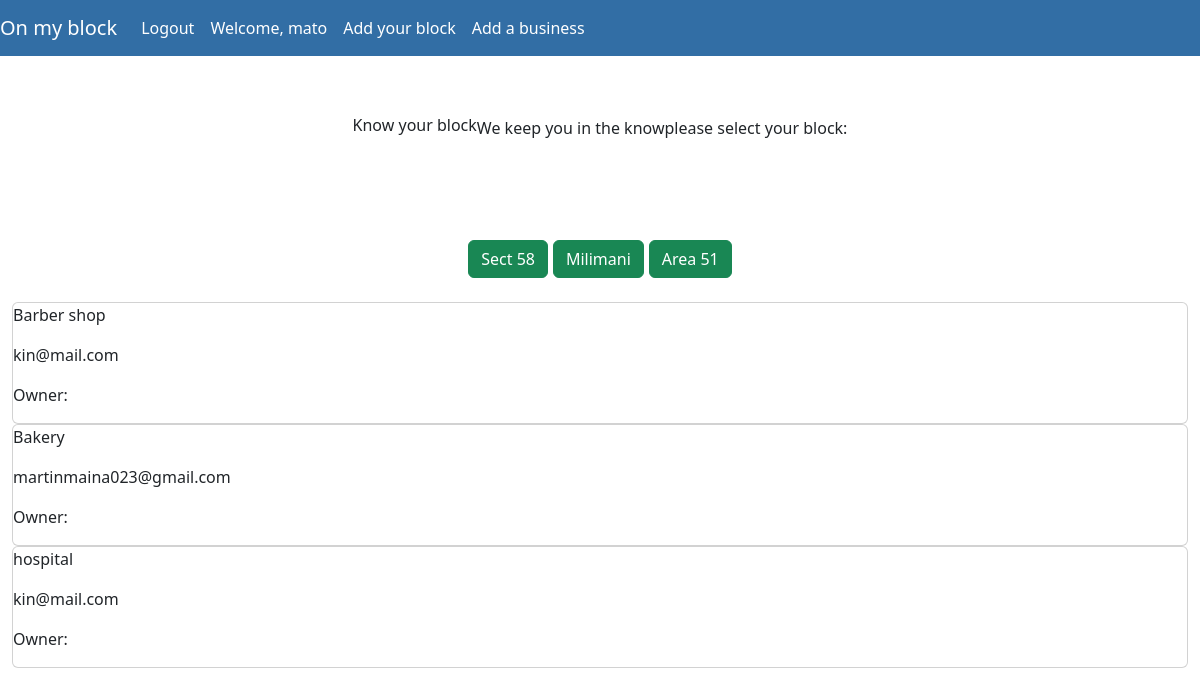
The page / (signed in) on the database its author committed.
### news/models.py (models this page shows, shortened)
class Neighbourhood(models.Model):
    neighbourhood_name = models.CharField(max_length=15)
    neighbourhood_location = models.CharField(max_length=15)
    occupants_count = models.IntegerField()
    admin = models.ForeignKey(Admin,on_delete=models.CASCADE)

class Business(models.Model):
    business_name = models.CharField(max_length=30)
    user = models.ForeignKey(User,on_delete=models.CASCADE)
    neighbourhood_name = models.ForeignKey(Neighbourhood,on_delete=models.CASCADE)
    business_email = models.EmailField()
    business_image = CloudinaryField("businessimage")

### news/views.py (the view)
# urls.py: path('', views.home, name="home"),
def home(request):
	date = dt.date.today()
	business = Business.objects.all()
	neighbourhood = Neighbourhood.objects.all()
	context={
		'date':date,
		'business':business,
		'hoods':neighbourhood,
	}
	return render(request,'home.html',context)

### news/templates/home.html (shortened to what this page needs)
{% extends 'base.html' %}
{% load static %}
{% block content %}
{% load crispy_forms_tags %}
<nav class="navbar navbar-expand-lg navbar-light ">
    <a class="navbar-brand" href="#">On my block</a>
    <div class="collapse navbar-collapse" id="navbarText">
      <ul class="navbar-nav mr-auto">
        {% if user.is_authenticated %}
        <li class="nav-item">
          <a class="nav-link" href="/logout">Logout</a>
        </li>
        <li class="nav-item">
          <a class="nav-link" href="#">Welcome, {{user.username}}</a>
        </li>
        <li class="nav-item">
            <a class="nav-link" href="/addhood">Add your block</a>
          </li>
          <li class="nav-item">
            <a class="nav-link" href="/addbusiness">Add a business</a>
          </li>
        {% else %}
        <li class="nav-item">
          <a class="nav-link" href="/login">Login</a>
        </li>
        {% endif %}
      </ul>
    </div>
  </nav>
  <div>
    <div class="container-fluid hero">
        <h6>Know your block </h6>
        <p>We keep you in the know </p>
        please select your block:
      </div>
    <div class="container select_hood">
        {% for i in hoods %}
        <div class="business-btn">
            <button class="btn btn-success">{{i.neighbourhood_name}}</button>
        </div>
        {% endfor %}
    </div>
    <div class="container-fluid businesses">
        {% for i in business %}
        <div class="card">
            <p>{{ i.business_name }}</p>
            <p>{{ i.business_email}}</p>
            <p>Owner: {{ i.business_user }}</p>
        </div>
        {% endfor %}
    </div>
  </div>
{% endblock%}

### static/css/home.css (style rules this page uses)
.navbar { background-color: rgb(50, 110, 165); --bs-bg-opacity: 1; }
.navbar a { color: #fff; }
.hero { display:flex; padding:5%; justify-content: center; }
.select_hood { display: flex; flex-direction: row; justify-content: center; gap:5px; padding:2%; }

### rows shown on the page
Neighbourhood: neighbourhood_name "Sect 58"
Neighbourhood: neighbourhood_name "Milimani"
Neighbourhood: neighbourhood_name "Area 51"
Business: business_name "Barber shop", business_email "kin@mail.com"
Business: business_name "Bakery", business_email "martinmaina023@gmail.com"
Business: business_name "hospital", business_email "kin@mail.com"

### other values the page prints
{{ user.username }} "mato"
